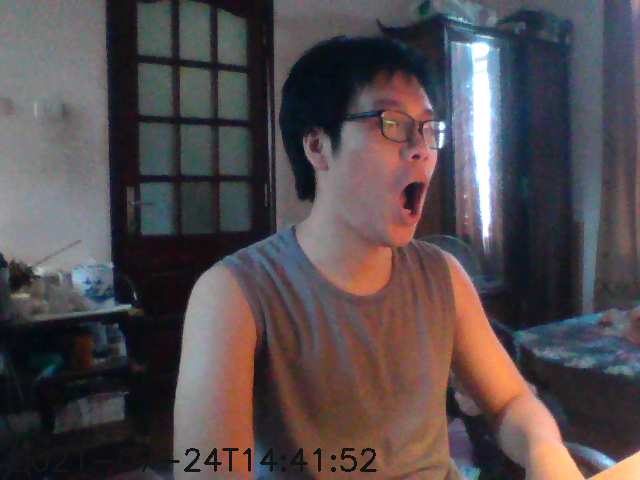
#> input picture images/last.png, 640 x 480 px
$ python dehaze.py   (older library calls are emulated)
#> lines starting #> are read from the running program, lines starting #| are printed output that depends on the picture; after the words box and inside, x2 and y2 are one past the last pixel; in counts of white or black regions, pixels touching at a corner belong together
import cv2;
import math;
import numpy as np;
from time import time

def DarkChannel(im,sz):
    b,g,r = cv2.split(im)
    dc = cv2.min(cv2.min(r,g),b);
    kernel = cv2.getStructuringElement(cv2.MORPH_RECT,(sz,sz))
    dark = cv2.erode(dc,kernel)
    return dark

def AtmLight(im,dark):
    [h,w] = im.shape[:2]
    imsz = h*w
    numpx = int(max(math.floor(imsz/1000),1))
    darkvec = dark.reshape(imsz);
    imvec = im.reshape(imsz,3);

    indices = darkvec.argsort();
    indices = indices[imsz-numpx::]

    atmsum = np.zeros([1,3])
    for ind in range(1,numpx):
       atmsum = atmsum + imvec[indices[ind]]

    A = atmsum / numpx;
    return A

def TransmissionEstimate(im,A,sz):
    omega = 0.95;
    im3 = np.empty(im.shape,im.dtype);

    for ind in range(0,3):
        im3[:,:,ind] = im[:,:,ind]/A[0,ind]

    transmission = 1 - omega*DarkChannel(im3,sz);
    return transmission

def Guidedfilter(im,p,r,eps):
    mean_I = cv2.boxFilter(im,cv2.CV_64F,(r,r));
    mean_p = cv2.boxFilter(p, cv2.CV_64F,(r,r));
    mean_Ip = cv2.boxFilter(im*p,cv2.CV_64F,(r,r));
    cov_Ip = mean_Ip - mean_I*mean_p;

    mean_II = cv2.boxFilter(im*im,cv2.CV_64F,(r,r));
    var_I   = mean_II - mean_I*mean_I;

    a = cov_Ip/(var_I + eps);
    b = mean_p - a*mean_I;

    mean_a = cv2.boxFilter(a,cv2.CV_64F,(r,r));
    mean_b = cv2.boxFilter(b,cv2.CV_64F,(r,r));

    q = mean_a*im + mean_b;
    return q;

def TransmissionRefine(im,et):
    gray = cv2.cvtColor(im,cv2.COLOR_BGR2GRAY);
    # gray = np.float64(gray)/255;
    gray = gray/255
    r = 60;
    eps = 0.0001;
    t = Guidedfilter(gray,et,r,eps);

    return t;

def Recover(im,t,A,tx = 0.1):
    res = np.empty(im.shape,im.dtype);
    t = cv2.max(t,tx);

    for ind in range(0,3):
        res[:,:,ind] = (im[:,:,ind]-A[0,ind])/t + A[0,ind]

    return res

def dehaze(src):
    I = src/255
    dark = DarkChannel(I,15)
    A = AtmLight(I,dark)
    te = TransmissionEstimate(I,A,15)
    t = TransmissionRefine(src,te)
    J = Recover(I,t,A,0.1)
    J = J*255
    J[J>255] = 255
    J[J<0] = 0
    return J.astype(np.uint8)

def lowlight_enhance(src):
    # start = time()
    src = 255-src
    src = dehaze(src)
    src = 255-src
    # print(f"Enhance time: %.2f" % (time()-start))
    return src

if __name__ == '__main__':
    img = cv2.imread('images/last.png')
#> img is the input picture: shape (480, 640, 3); mean B, G, R 78.3, 75.7, 83.9
    img = lowlight_enhance(img)
#> in DarkChannel, `dark = cv2.erode(dc,kernel)`:
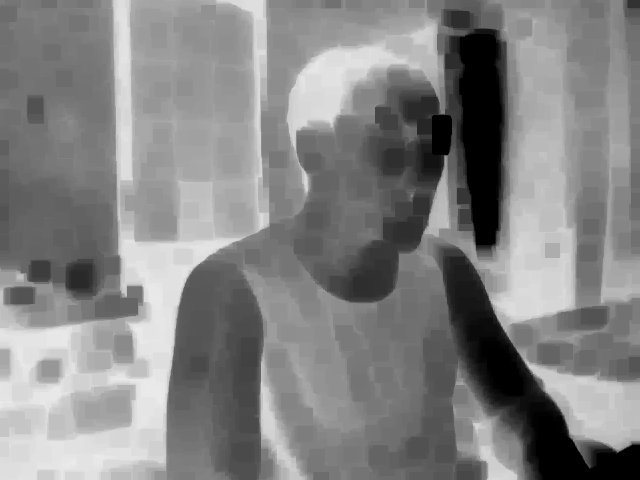
#> dark: shape (480, 640) float64; min 0, max 0.925, mean 0.515
#> in AtmLight, `indices = indices[imsz-numpx::]`: indices = 307 values, max 298310 at index 28, min 188951 at index 47, mean 252013.3
#> the loop in AtmLight, `for ind in range(1,numpx):` made 306 passes
#> atmsum on passes 1 to 3: [[0.945, 0.957, 0.953]], [[1.87, 1.91, 1.9]], [[2.8, 2.87, 2.85]]
#> after the loop in AtmLight, `for ind in range(1,numpx):`: atmsum = [[287.6, 291.8, 291.6]]
#> in AtmLight, `A = atmsum / numpx;`: A = [[0.937, 0.951, 0.95]]
#> in Guidedfilter, `mean_a = cv2.boxFilter(a,cv2.CV_64F,(r,r));`:
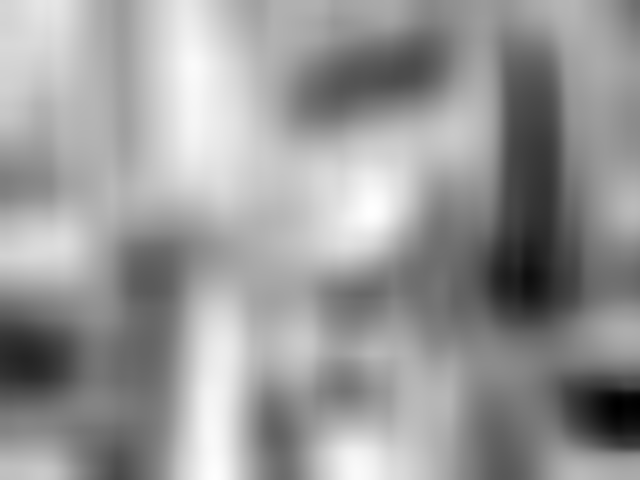
#> mean_a: shape (480, 640) float64; min -1.68, max -0.0605, mean -0.714; drawn with min black and max white
#> in Guidedfilter, `mean_b = cv2.boxFilter(b,cv2.CV_64F,(r,r));`:
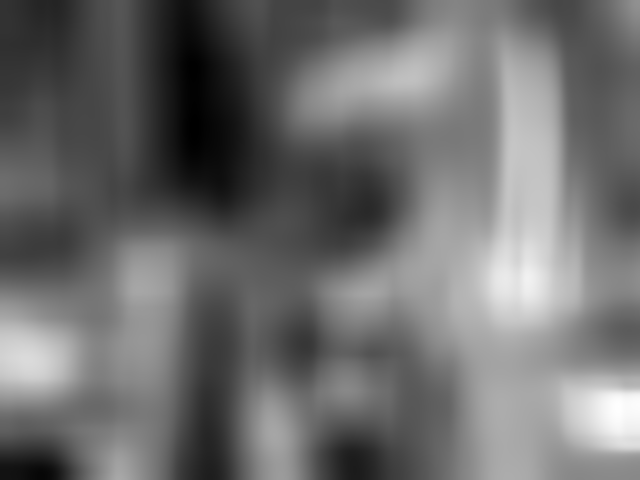
#> mean_b: shape (480, 640) float64; min 0.467, max 1.7, mean 0.999; drawn with min black and max white
#> in Guidedfilter, `q = mean_a*im + mean_b;`:
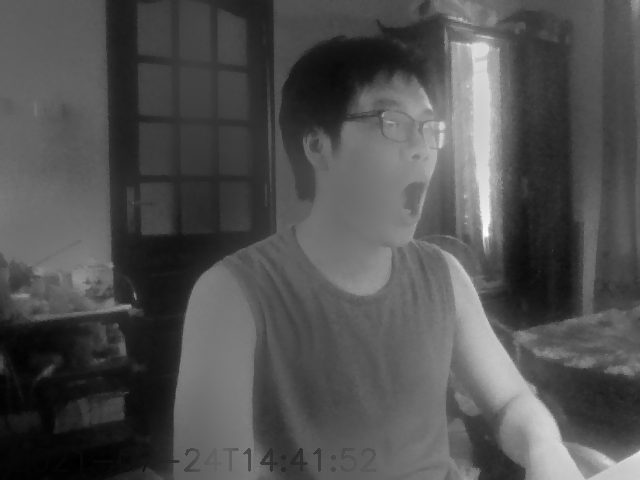
#> q: shape (480, 640) float64; min 0.105, max 1.28, mean 0.481; drawn with min black and max white
#> after the loop in Recover, `for ind in range(0,3):`:
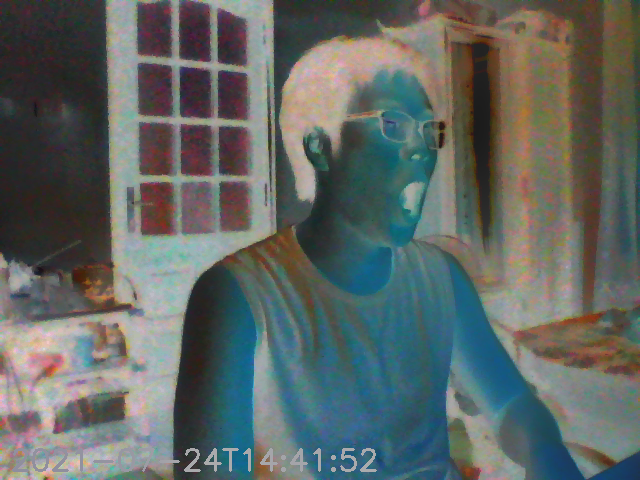
#> res: shape (480, 640, 3) float64; mean of channels 0, 1, 2 0.48, 0.497, 0.455; drawn with min black and max white
#> in dehaze, `J[J>255] = 255`:
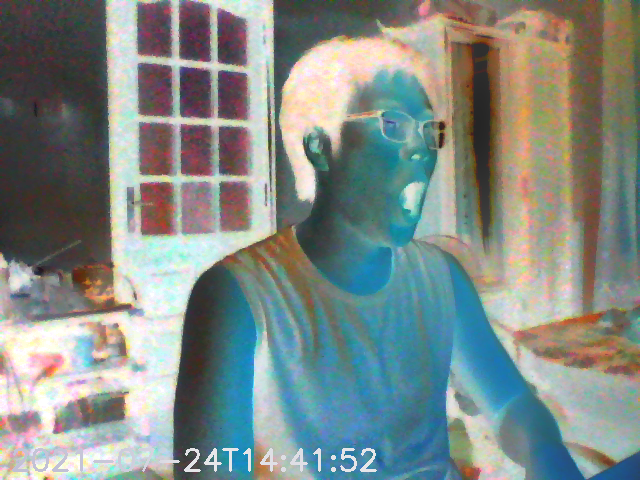
#> J: shape (480, 640, 3) float64; mean of channels 0, 1, 2 122.3, 126.7, 115.5; drawn with min black and max white
#> in dehaze, `J[J<0] = 0`: J: shape (480, 640, 3) float64; 0.55% of pixels changed, all inside (x1, y1, x2, y2) = (0, 0, 640, 480)
#> in lowlight_enhance, `src = 255-src`:
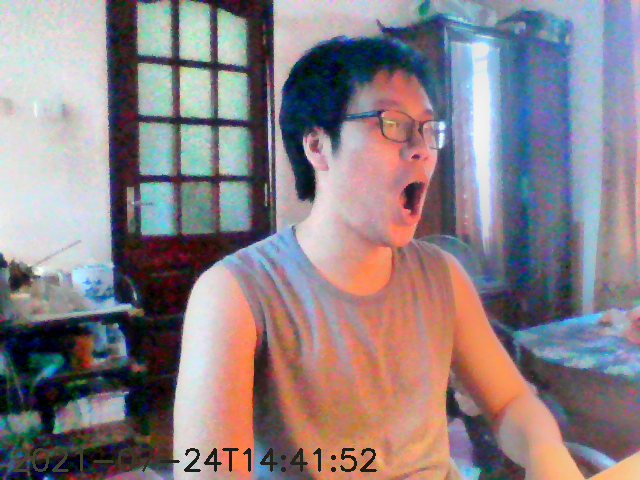
#> src: shape (480, 640, 3); mean of channels 0, 1, 2 133.1, 128.8, 140; drawn as B, G, R
    cv2.imwrite("./lowlight_enhance_result.png",img)
